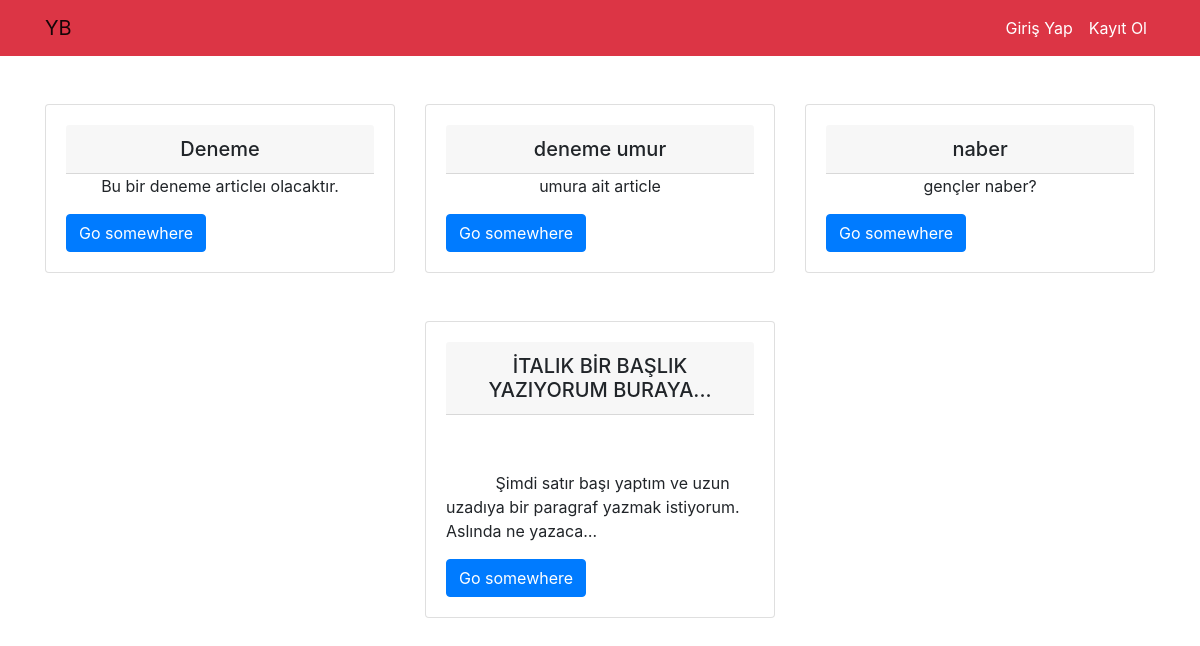
Screenshot of /articles/software/ with the database file from the repository.
### article/models.py (models this page shows, shortened)
class Article(models.Model):
    author = models.ForeignKey("auth.User",on_delete=models.CASCADE, verbose_name="Yazar")
    title=models.CharField(max_length=50,verbose_name="Başlık")
    content = RichTextField(verbose_name="İçerik")
    created_date=models.DateTimeField(auto_now_add=True,verbose_name="Oluşturulma Tarihi")

### article/views.py (the view)
# urls.py: path('software/', views.software, name='software'),
def software(request):
    articles = Article.objects.all()
    return render(request, 'software/software.html', {'articles': articles})

### templates/software/software.html (shortened to what this page needs)
<!DOCTYPE html>
<html lang="en">
  <head>
    <link
      rel="stylesheet"
      href="https://cdn.jsdelivr.net/npm/bootstrap@4.4.1/dist/css/bootstrap.min.css"
    />
  </head>
  <body>
    {% include "includes/navbar.html" %}
    <div class="container">
      <div class="row justify-content-center">
        {% for article in articles %}
        <div class="col-md-4">
          <div class="card mt-5">
            <div class="card-body">
              <h5 class="card-header text-lg text-center">{{article.title}}</h5>
              <p class="card-text text-center">
                {{ article.content|truncatechars:150 |safe }}
              </p>
              <a
                href="{% url 'articles:article_detail' article.id %}"
                class="btn btn-primary item"
                >Go somewhere</a
              >
            </div>
          </div>
        </div>
        {% endfor %}
      </div>
    </div>
  </body>
</html>

### templates/includes/navbar.html (shortened to what this page needs)
<nav class="navbar navbar-expand-lg navbar-light bg-danger">
  <div class="container">
    <a class="navbar-brand" href="{% url 'index' %}">YB</a>
    <div class="collapse navbar-collapse" id="navbarNav">
      {% if request.user.is_authenticated %}
      <ul class="navbar-nav ">
        <li class="nav-item">
          <a class="nav-link text-white" href="{% url 'articles:software' %}"
            >Blog Yazılarım</a
          >
        </li>
        <li class="nav-item">
          <a class="nav-link text-white" href="{% url 'articles:math' %}">Matematik</a>
        </li>
        <li class="nav-item">
          <a class="nav-link text-white" href="{% url 'about' %}">Hakkımda</a>
        </li>
        <li class="nav-item">
          <a class="nav-link text-white" href="{% url 'contact' %}">İletişim</a>
        </li>
      </ul>
      <ul class="navbar-nav ml-auto">
        <li class="nav-item">
          <a class="nav-link text-white" href="{% url 'articles:dashboard'%}"
            >Kontrol Paneli</a
          >
        </li>
        <li class="nav-item">
          <a class="nav-link " href="/user/logout/">Çıkış Yap</a>
        </li>
      </ul>
      {% else %}
      <ul class="navbar-nav ml-auto ">
        <li class="nav-item">
          <a class="nav-link text-white" href="/user/login/">Giriş Yap</a>
        </li>
        <li class="nav-item">
          <a class="nav-link text-white" href="/user/register/">Kayıt Ol</a>
        </li>
      </ul>
      {% endif %}
    </div>
  </div>
</nav>

### rows the page displays
Article: title "Deneme", content "Bu bir deneme articleı olacaktır."
Article: title "deneme umur", content "umura ait article"
Article: title "naber", content "gençler naber?"
Article: title "İTALIK BİR BAŞLIK YAZIYORUM BURAYA...", content "Şimdi satır başı yaptım ve uzun uzadıya bir paragraf yazmak istiyorum. Aslında ne yazaca…"
